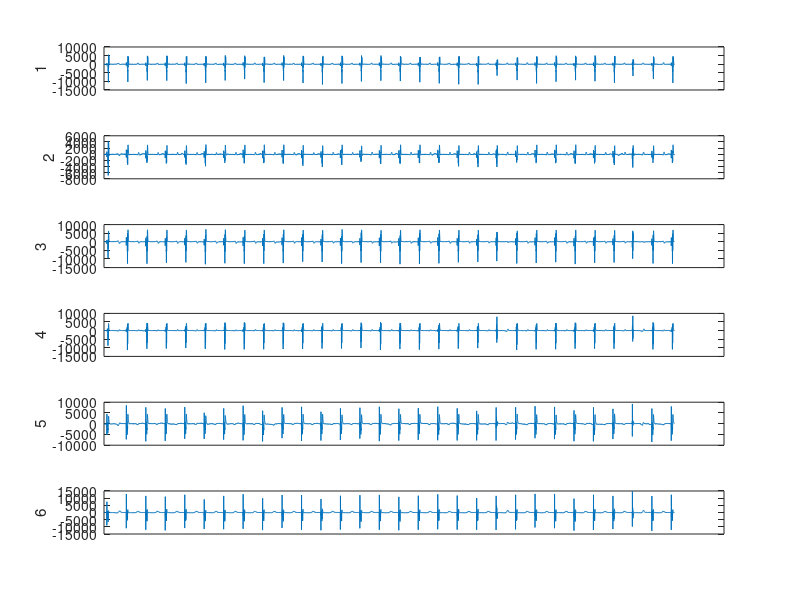
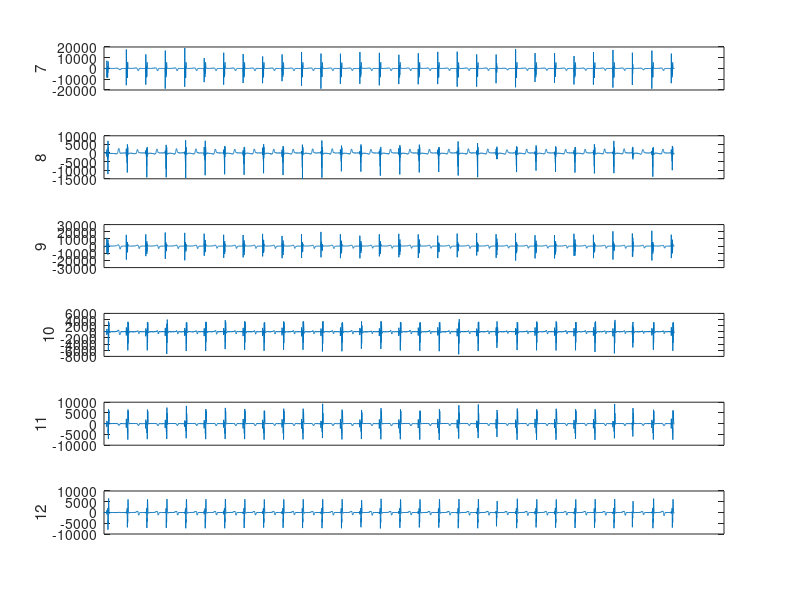
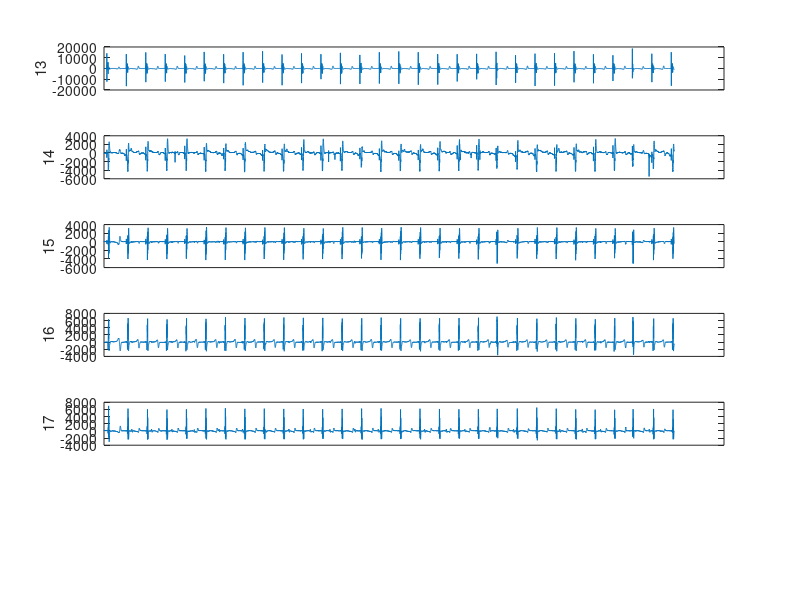
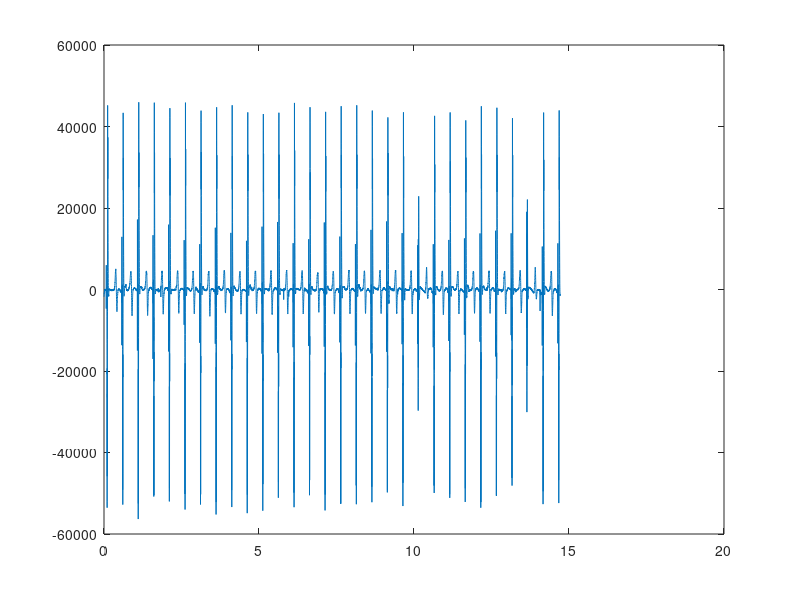

Here is the MATLAB script that generated these plots, in order: (Note: this script raises an error after producing the figures.)
% main script for running detection algorithms on test data
addpath('test_data/sept29_2016_test/')

% each .mat file contains a struct for data from a test
% currently, each struct has two fields:
% sampling_rate: the sampling rate of the data in Hz
% data: a NxC matrix where each column represents a channel and each row
%       represents a time point
numChannels = 17;
N = 6;
fig_offset = 0;

load('NormalSinusRhythm_struct.mat')
load('Pacingfromchipapprox120bpmxmA_struct.mat')
load('PacingfromMedtronic120bpm2mA_struct.mat')
s = PacingfromMedtronic120bpm2mA_struct;
sampling_rate = s.sampling_rate;
data = s.data;
begin_time = 0.0;
end_time = 10; %second
%data = data(begin_time*sampling_rate+1:end_time*sampling_rate+1,:);

%%% plotting data from multiple channels
for f = 1:ceil(numChannels/N)
    figure(f+fig_offset)
    clf
    subplot(N,1,1)
    for i = (1:N)
        if i+(f-1)*N > numChannels
            break
        end
        subplot(N,1,i)
        plot((0:length(data)-1)/sampling_rate,data(:,i+(f-1)*N))
        ylabel(i+(f-1)*N)
        set(gca,'XTick',[]);
    end
end

figure(4+fig_offset)
clf
plot((0:length(data)-1)/sampling_rate,sum(data,2))

detection.v_thresh = 1e4;
detection.v_length = ceil(0.005*sampling_rate);
detection.a_thresh = 1300;
detection.a_length = ceil(0.02*sampling_rate);

[peak_indices peak_types] = one_chamber_peak_finder(detection,sum(data,2))
hold on
plot(peak_indices/sampling_rate, (peak_types=='v')*detection.v_thresh+(peak_types=='a')*detection.a_thresh,'*')


